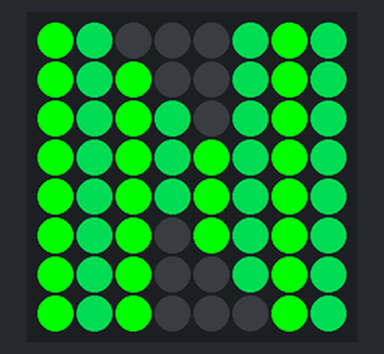
Simulated run of this program. Board: Raspberry Pi (BCM pin numbers) with a Sense HAT. Shown: the Sense HAT's 8×8 RGB LED matrix.

Above: at 0.1 s.

The program:

app.py
```python
from sense_hat import SenseHat

s = SenseHat()

green = (0, 150, 57)
dark_green = (0, 255, 0)
nothing = (0, 0, 0)

def nortal():
    G = green
    DG = dark_green
    O = nothing
    logo = [
        DG, G, O, O, O, G, DG, G,
        DG, G, DG, O, O, G, DG, G,
        DG, G, DG, G, O, G, DG, G,
        DG, G, DG, G, DG, G, DG, G,
        DG, G, DG, G, DG, G, DG, G,
        DG, G, DG, O, DG, G, DG, G,
        DG, G, DG, O, O, G, DG, G,
        DG, G, DG, O, O, O, DG, G,
    ]
    return logo


while True:
    s.set_pixels(nortal())
```
